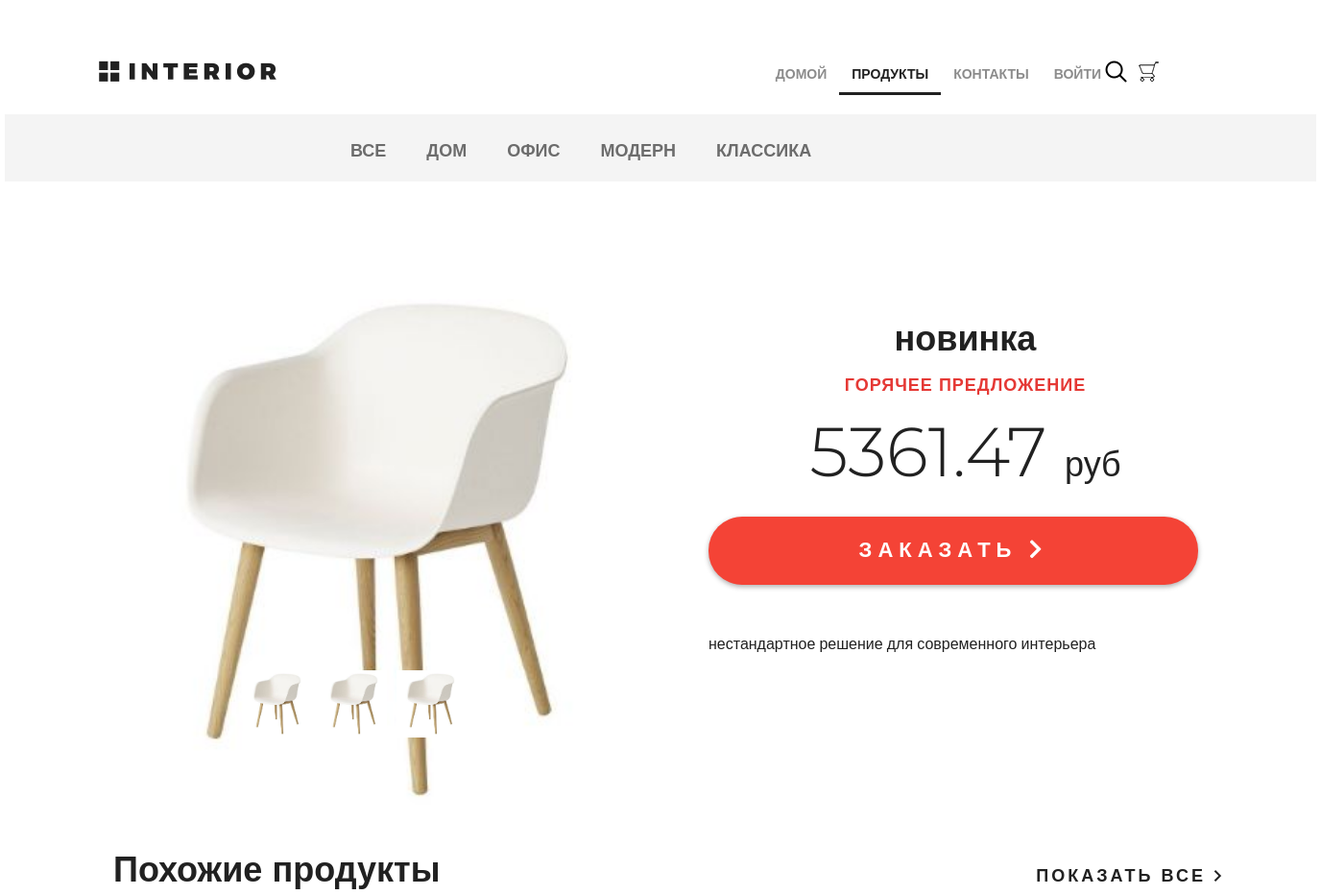
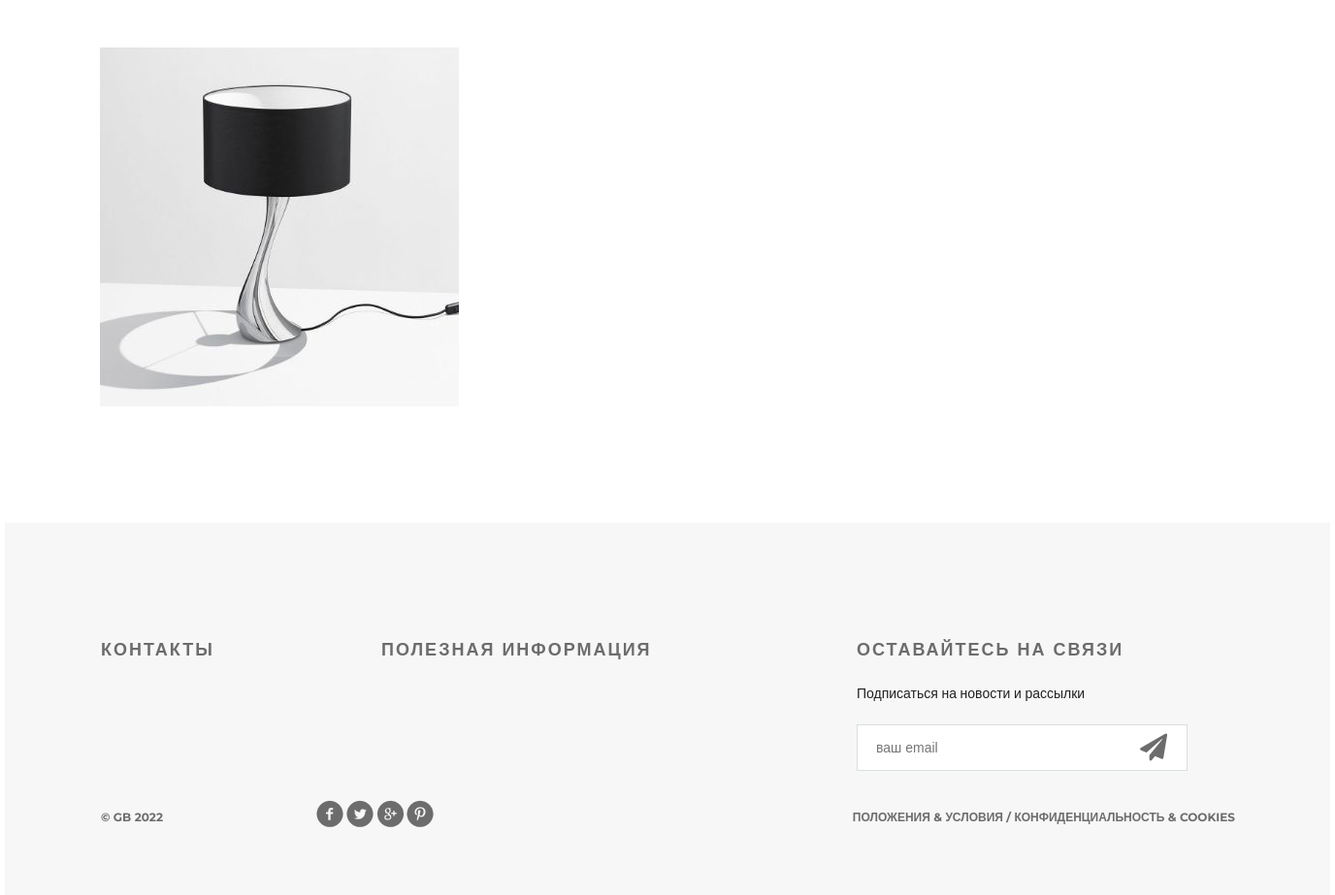
Screenshot of /products/ with the database file from the repository (2 pictures, top to bottom).
### mainapp/models.py (models this page shows, shortened)
class ProductCategory(models.Model):
    name = models.CharField(verbose_name="имя", max_length=64, unique=True)
    description = models.TextField(verbose_name="описание", blank=True)
    is_active = models.BooleanField(verbose_name="категория активна", default=True)

class Product(models.Model):
    category = models.ForeignKey(ProductCategory, on_delete=models.CASCADE)
    name = models.CharField(verbose_name="имя продукта", max_length=128)
    image = models.ImageField(upload_to="products_images", blank=True)
    short_desc = models.CharField(verbose_name="краткое описание продукта", max_length=60, blank=True)
    description = models.TextField(verbose_name="описание продукта", blank=True)
    price = models.DecimalField(verbose_name="цена продукта", max_digits=8, decimal_places=2, default=0)
    quantity = models.PositiveIntegerField(verbose_name="количество на складе", default=0)
    is_active = models.BooleanField(verbose_name="продукт активен", default=True)

### mainapp/views.py (the view, shortened to what this page needs)
# urls.py: path("products/", include("mainapp.urls", namespace="products")),
def products(request, pk=None, page=1):
    title = "продукты"
    links_menu = ProductCategory.objects.filter(is_active=True)
    basket = get_basket(request.user)
    hot_product = get_hot_product()
    same_products = get_same_products(hot_product)
    content = {
        "title": title,
        "links_menu": links_menu,
        "same_products": same_products,
        "media_url": settings.MEDIA_URL,
        "basket": basket,
        "hot_product": hot_product,
    }
    return render(request, "mainapp/products.html", content)

### mainapp/views.py (called while the page is built)
def get_basket(user):
    if user.is_authenticated:
        return Basket.objects.filter(user=user)
    else:
        return []

def get_hot_product():
    products = Product.objects.filter(is_active=True, category__is_active=True)
    return random.sample(list(products), 1)[0]

def get_same_products(hot_product):
    same_products = Product.objects.filter(category=hot_product.category, is_active=True).exclude(pk=hot_product.pk)[:3]
    return same_products

### mainapp/templates/mainapp/products.html (shortened to what this page needs)
{% extends 'mainapp/base.html' %}
{% load static %}
{% block menu %}
<div class="hero-white">
    <div class="header clearfix">
        {% include 'mainapp/includes/inc_menu.html' %}
    </div>
</div>
{% endblock %}
{% block content %}
<div class="details">
    <div class="links clearfix">
        {% include 'mainapp/includes/inc_categories_menu.html' %}
    </div>
    <div class="details-products">
        <div class="details-slider">
            <div class="slider-product">
                <img src="{{ media_url }}{{ hot_product.image }}">
            </div>
            <div class="slider-control">
                <div class="block">
                    <a href="#"><img src="{{ media_url }}{{ hot_product.image }}" alt="">
                    </a>
                </div>
                <div class="block">
                    <a href="#"><img src="{{ media_url }}{{ hot_product.image }}" alt="">
                    </a>
                </div>
                <div class="block">
                    <a href="#"><img src="{{ media_url }}{{ hot_product.image }}" alt="">
                    </a>
                </div>
            </div>
        </div>
        <div class="description">
            <h3 class="big-bold">{{ hot_product.name }}</h3>
            <h3 class="red">горячее предложение</h3>
            <p class="price">{{ hot_product.price }} <span>руб</span></p>
            <a href="{% url 'basket:add' hot_product.pk %}" class="red-button">
                заказать <i class="fa fa-chevron-right" aria-hidden="true"></i>
            </a>
            <div class="description-text">
                {{ hot_product.description }}
            </div>
        </div>
    </div>
    <div class="related">
        <div class="title clearfix">
            <h2>Похожие продукты</h2>
            <a class="explore" href="#">показать все <img src="{% static 'img/arrow.png' %}" alt=""></a>
        </div>
        <div class="related-products clearfix">
            {% for product in same_products %}
            <div class="block">
                <a href="{% url 'products:product' product.pk %}"><img src="{{ media_url }}{{ product.image }}"
                        alt="{{ product.short_desc }}">
                </a>
            </div>
            {% endfor %}
        </div>
    </div>
</div>
<div class="clr"></div>
{% endblock %}

### mainapp/templates/mainapp/includes/inc_categories_menu.html
<ul class="links-menu">
    <li>
        <a href="{% url 'products:category' pk=0 %}"
            class="{% if request.resolver_match.kwargs.pk == 0 %}active{% endif %}">
            все
        </a>
    </li>
    {% for link in links_menu %}
    <li>
        <a href="{% url 'products:category' link.pk %}"
            class="{% if request.resolver_match.kwargs.pk == link.pk %}active{% endif %}">
            {{ link.name }}
        </a>
    </li>
    {% endfor %}
</ul>

### static/style.css (style rules this page uses)
* { margin: 0; padding: 0; }
body { font-family: 'Montserrat', sans-serif; }
html, body { height: 100%; }
.slider-control .block a img { width: 70px; }
.clr { height: 384px; }
.clearfix:after { content: ""; display: block; clear: both; }
.explore { text-transform: uppercase; color: #212121; font-size: 18px; font-weight: 700; line-height: 24px; text-align: center; float: right; margin-top: 138px; letter-spacing: 3px; text-decoration: none; }
.big-bold { color: #212121; font-size: 36px; font-weight: 700; text-align: left; margin-bottom: 24px; line-height: 36px; }
.title { height: 152px; margin-right: 15px; }
.title h2 { float: left; margin-top: 118px; color: #212121; font-size: 36px; font-weight: 700; text-align: left; margin-left: 15px; }
.red { text-transform: uppercase; color: #e53935; font-size: 18px; font-weight: 700; text-align: left; letter-spacing: 1px; line-height: 17px; margin-bottom: 22px; }
.hero-white { background-color: #fff; height: 119px; padding-left: 98px; padding-right: 211px; position: relative; }
.links { height: 70px; background-color: #f4f4f4; position: relative; padding-left: 360px; }
.links-menu { margin: 27px auto 0px; position: absolute; }
.links-menu li { float: left; list-style-type: none; padding-right: 42px; }
.links-menu li a { text-decoration: none; color: #6c6c6c; font-size: 18px; font-weight: 700; text-transform: uppercase; }
.details-products { padding-left: 98px; padding-right: 98px; margin-top: 98px; height: 551px; }
.details-slider { width: 570px; float: left; margin-right: 30px; }
.slider-product { width: 570px; height: 400px; }
.slider-product img { width: 100%; }
.slider-control { width: 420px; height: 70px; margin: 11px auto 0px; padding-left: 150px }
.slider-control .block { height: 70px; width: 70px; position: relative; float: left; margin-right: 10px; }
.description { width: 535px; float: right; padding-left: 35px }
.description .big-bold { color: #212121; font-size: 36px; font-weight: 700; text-align: center; margin-top: 47px; margin-bottom: 0px; }
.description .red { text-transform: uppercase; color: #e53935; font-size: 18px; font-weight: 700; text-align: center; letter-spacing: 1px; line-height: 17px; margin-top: 23px; margin-bottom: 36px; }
.description .price { color: #212121; font-size: 72px; font-weight: 300; line-height: 48px; text-align: center; }
.description .price span { color: #212121; font-size: 36px; font-weight: 300; line-height: 48px; text-align: center; }
.red-button { display: block; height: 71px; width: 510px; border-radius: 35px; background-color: #f44336; text-align: center; text-transform: uppercase; text-decoration: none; color: #ffffff; font-size: 22px; font-weight: 700; line-height: 24px; box-shadow: 0px 2px 4.85px 0.15px rgba(33, 33, 33, 0.35); line-height: 70px; letter-spacing: 6px; margin-top: 31px; }
.description-text { margin-top: 50px; color: #212121; font-size: 16px; font-weight: 300; line-height: 24px; text-align: left; }
.related { padding: 0px 98px; }
.related .title { height: 143px; margin-right: 0; }
.related .title h2 { margin-top: 45px; }
.related .title .explore { margin-top: 62px; }
.related-products { margin-bottom: 120px; }
.related-products .block a img { float: left; }
.related-products .block { float: left; margin-right: 30px; display: block; height: 370px; width: 370px; position: relative; }

### rows the page displays
ProductCategory: name "ДОМ"
ProductCategory: name "ОФИС"
ProductCategory: name "МОДЕРН"
ProductCategory: name "КЛАССИКА"
Product: image (picture), name "новинка", price "5361.47", description "нестандартное решение для современного интерьера"
Product: image (picture)
